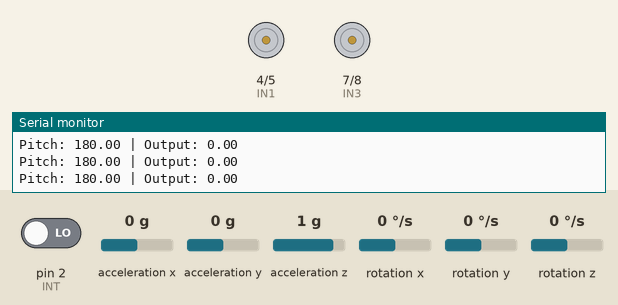
Recording of a sketch running on a simulated Arduino Uno, built with avr-gcc and run on an emulated ATmega328P. Parts: motor-driver pin pairs drawn as motors (green arrow = first pin HIGH = forward, orange = second pin HIGH = backward, longer = more drive, scaled by the enable pin), the last lines printed to the serial monitor. Inputs (shaded band) come from the test bench; at power-on: acceleration x 0 g, acceleration y 0 g, acceleration z 1 g, pin 2 (INT) LOW, rotation x 0 °/s, rotation y 0 °/s, rotation z 0 °/s. The sensor or clock chip raises its interrupt line as the real part does.

Above: at 4.7 s.
4.8 s: acceleration x set to -0.6 g
6.3 s: acceleration x set to -0.3 g
At 7.2 s:
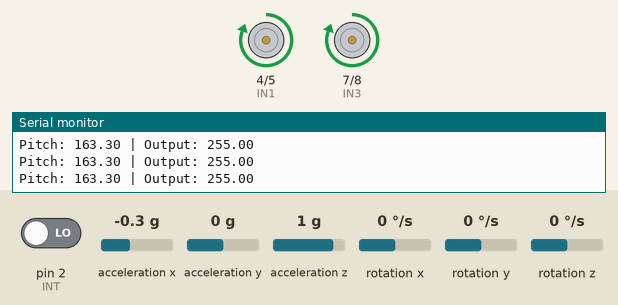
7.8 s: acceleration y set to -0.4 g
9.3 s: acceleration y set to -0.7 g
10.8 s: acceleration z set to -1.4 g
At 11.6 s:
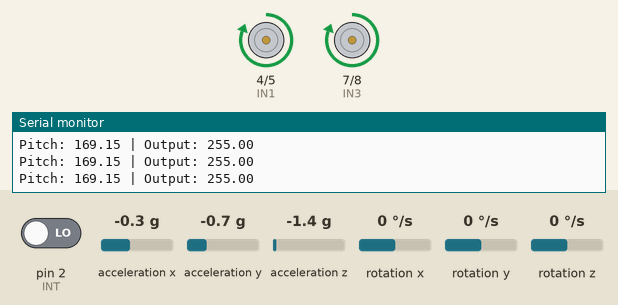
Timing chart, 0 to 13.3 s (numbered marks = the images above; inputs shaded):
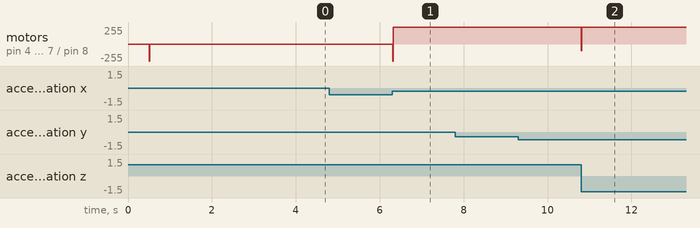

The sketch:

UAS_Microprocessor_System.ino
```cpp
#include "I2Cdev.h"
#include <PID_v1.h>
#include "MPU6050_6Axis_MotionApps20.h"
#include <Wire.h>

// L298N motor driver pin connections
const int ENA = 3;
const int IN1 = 4;
const int IN2 = 5;
const int ENB = 6;
const int IN3 = 7;
const int IN4 = 8;

// MPU6050 interrupt pin connection
const int INT = 2;

// Define M_PI if not defined
#ifndef M_PI
#define M_PI 3.14159265358979323846
#endif

// MPU6050 DMP Settings & Variables
MPU6050 mpu;
bool dmpReady = false;
uint8_t mpuIntStatus;
uint8_t devStatus;
uint16_t packetSize;
uint16_t fifoCount;
uint8_t fifoBuffer[64];
Quaternion q;
VectorFloat gravity;
float ypr[3];
volatile bool mpuInterrupt = false;

// PID Settings & Variables
double input, output;
double setpoint = 180;
double Kp = 30.0, Ki = 100.0, Kd = 2.0;
PID pid(&input, &output, &setpoint, Kp, Ki, Kd, DIRECT);
double fallLimit = 25;

// Interrupt Function
void dmpDataReady() {
  mpuInterrupt = true;
}

void setup() {
  Serial.begin(115200);
  Wire.begin();

  // Set motor driver pins as outputs
  pinMode(ENA, OUTPUT);
  pinMode(IN1, OUTPUT);
  pinMode(IN2, OUTPUT);
  pinMode(ENB, OUTPUT);
  pinMode(IN3, OUTPUT);
  pinMode(IN4, OUTPUT);

  // Stop motors initially
  stopMotors();

  // MPU setup
  mpu.initialize();
  devStatus = mpu.dmpInitialize();

  // Calibrate MPU6050
  mpu.setXGyroOffset(450);
  mpu.setYGyroOffset(41);
  mpu.setZGyroOffset(-17);
  mpu.setZAccelOffset(856);

  if (devStatus == 0) {
    mpu.setDMPEnabled(true);
    attachInterrupt(digitalPinToInterrupt(INT), dmpDataReady, RISING);
    mpuIntStatus = mpu.getIntStatus();
    dmpReady = true;
    packetSize = mpu.dmpGetFIFOPacketSize();

    pid.SetMode(AUTOMATIC);
    pid.SetSampleTime(10);
    pid.SetOutputLimits(-255, 255);

    Serial.println("DMP ready. Balancing mode engaged.");
  }
  else {
    Serial.print("DMP Initialization failed (code ");
    Serial.print(devStatus);
    Serial.println(")");
  }
}

void loop() {
  // Check if DMP initialized
  if (!dmpReady) return;

  // Wait for MPU interrupt and data
  fifoCount = mpu.getFIFOCount();
  if (!mpuInterrupt && fifoCount < packetSize) return;

  mpuInterrupt = false;
  mpuIntStatus = mpu.getIntStatus();
  fifoCount = mpu.getFIFOCount();

  if ((mpuIntStatus & 0x10) || fifoCount == 1024) {
    mpu.resetFIFO();
    Serial.println("FIFO overflow!");
    return;
  }

  if (mpuIntStatus & 0x02) {
    while (fifoCount < packetSize) fifoCount = mpu.getFIFOCount();
    mpu.getFIFOBytes(fifoBuffer, packetSize);
    fifoCount -= packetSize;

    mpu.dmpGetQuaternion(&q, fifoBuffer);
    mpu.dmpGetGravity(&gravity, &q);
    mpu.dmpGetYawPitchRoll(ypr, &q, &gravity);

    input = ypr[1] * 180 / M_PI + 180;

    pid.Compute();

    Serial.print("Pitch: "); Serial.print(input);
    Serial.print(" | Output: "); Serial.println(output);

    if (abs(input - setpoint) < fallLimit) {
      if (output > 0) moveForward(constrain(abs(output), 100, 255));
      else if (output < 0) moveBackward(constrain(abs(output), 100, 255));
      else stopMotors();
    }
    else {
      stopMotors();
    }
  }
}

// Motor Functions
void moveForward(int power) {
  analogWrite(ENA, power);
  digitalWrite(IN1, HIGH);
  digitalWrite(IN2, LOW);

  analogWrite(ENB, power);
  digitalWrite(IN3, HIGH);
  digitalWrite(IN4, LOW);
}

void moveBackward(int power) {
  analogWrite(ENA, power);
  digitalWrite(IN1, LOW);
  digitalWrite(IN2, HIGH);

  analogWrite(ENB, power);
  digitalWrite(IN3, LOW);
  digitalWrite(IN4, HIGH);
}

void stopMotors() {
  analogWrite(ENA, 0);
  digitalWrite(IN1, LOW);
  digitalWrite(IN2, LOW);

  analogWrite(ENB, 0);
  digitalWrite(IN3, LOW);
  digitalWrite(IN4, LOW);
}
```

Measured:
- after the input at 6.3 s, motor on pin 4 (IN1) / pin 5 (IN2), motor on pin 7 (IN3) / pin 8 (IN4): stopped → forward 255/255 at once
- after the input at 10.8 s, motor on pin 4 (IN1) / pin 5 (IN2), motor on pin 7 (IN3) / pin 8 (IN4): forward 255/255 → backward 100/255 at once, → forward 255/255 0.01 s later
